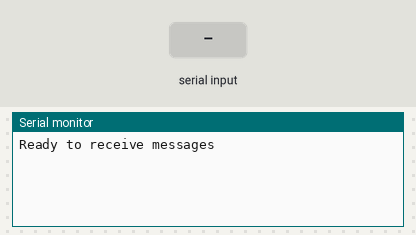
A sketch run on a simulated Arduino Uno, built with avr-gcc and run on an emulated ATmega328P. Parts: the last lines printed to the serial monitor. The test bench sets the inputs (shaded band).

Above: at 1.2 s.
1.3 s: "1\n" received over Serial
At 2.1 s:
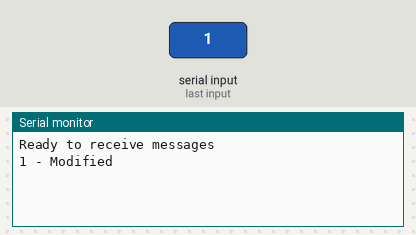
2.8 s: "0\n" received over Serial
At 3.2 s:
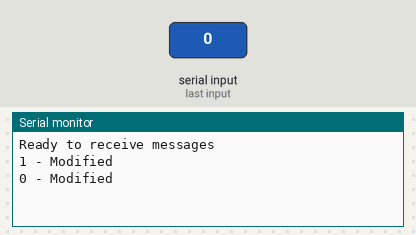
4.3 s: "2\n" received over Serial
At 5.6 s:
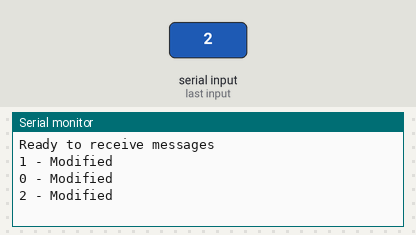

The sketch:

TicTacToe.ino
```cpp
String modifyMessage(String receivedMessage) {
  return receivedMessage + " - Modified";
}

void setup() {
  Serial.begin(9600);
  Serial.println("Ready to receive messages");
}

void loop() {
  // Check if there is incoming data
  if (Serial.available() > 0) {
    String receivedMessage = Serial.readStringUntil('\n');

    String modifiedMessage = modifyMessage(receivedMessage);
    Serial.println(modifiedMessage);
  }
}
```

Measured:
- after the input at 1.3 s, the serial monitor: prints a new line at once (image 1)
- after the input at 2.8 s, the serial monitor: prints a new line at once (image 2)
- after the input at 4.3 s, the serial monitor: prints a new line at once (image 3)
